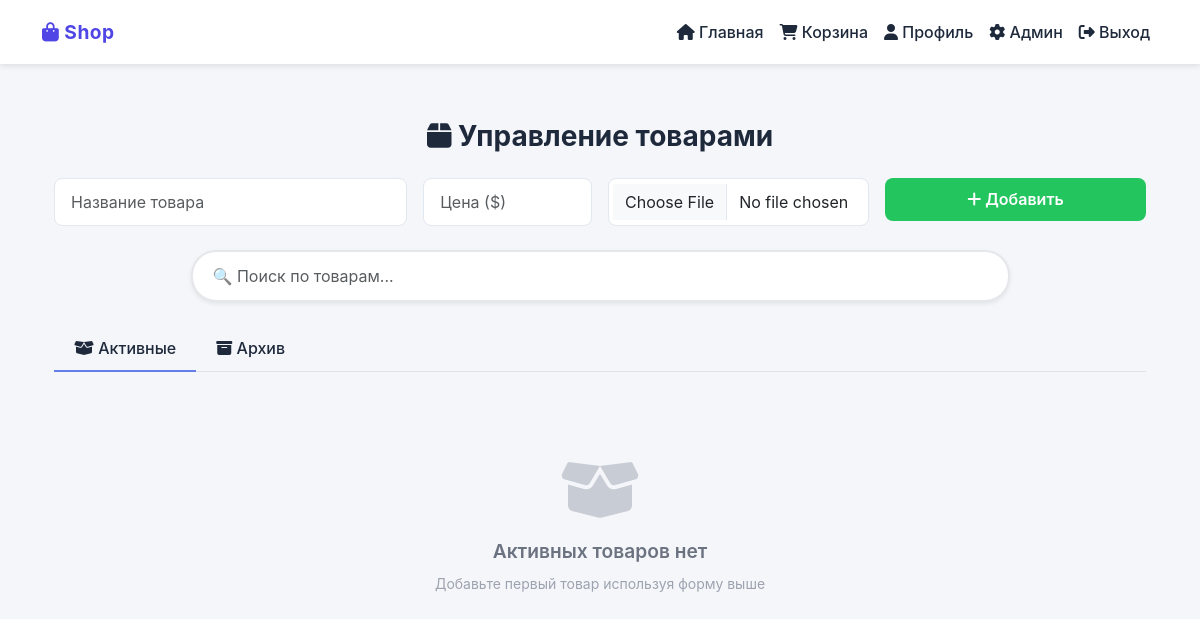
Page /admin/products (signed in) on the earlier database version.
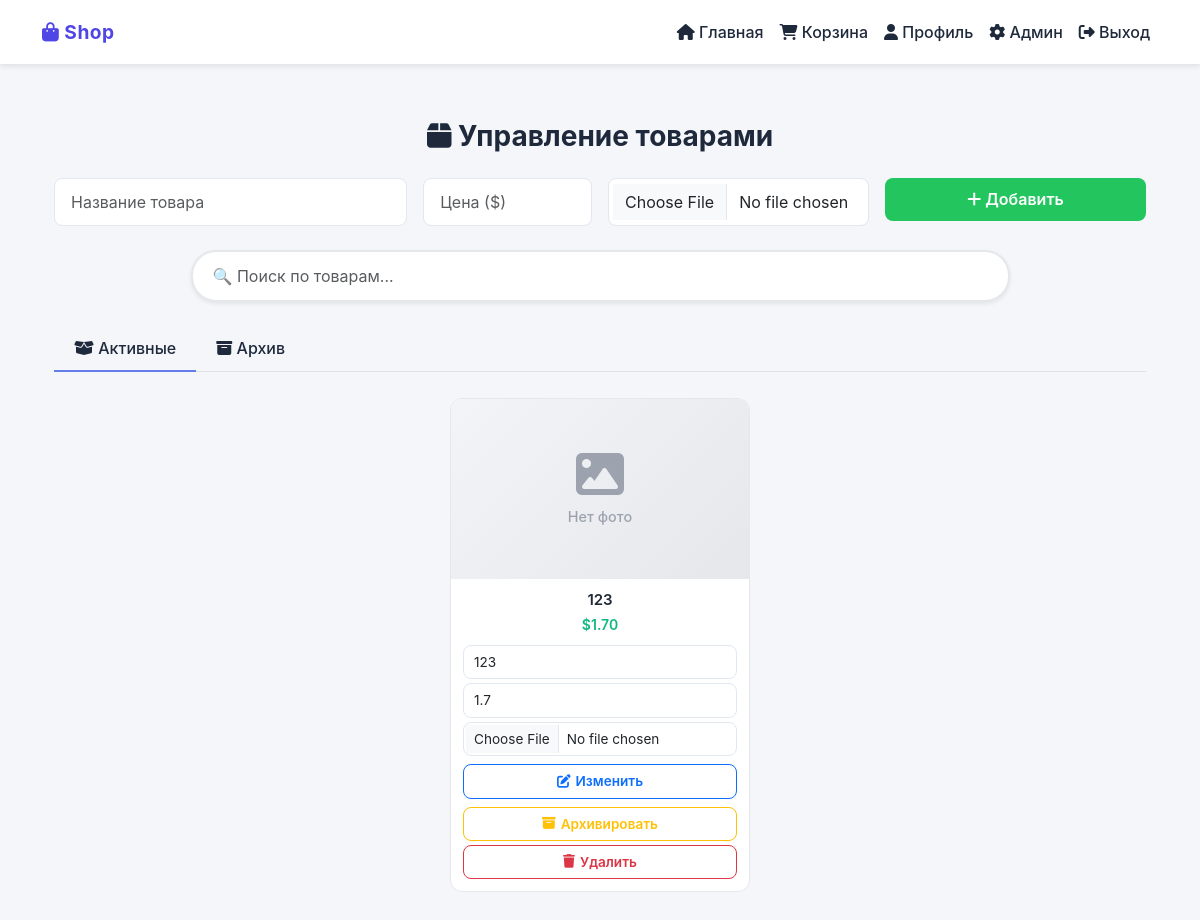
Same page on the later database version.
### app.py (models this page shows)
class Product(db.Model):
    __tablename__ = 'product'
    id = db.Column(db.Integer, primary_key=True)
    name = db.Column(db.String(100), nullable=False, index=True)
    price = db.Column(db.Float, nullable=False)
    image = db.Column(db.String(200))
    is_archived = db.Column(db.Boolean, default=False, index=True)
    order_items = db.relationship('OrderItem', backref='product', lazy='select', cascade='all, delete-orphan')

### app.py (the view)
@app.route('/admin/products')
@admin_required
def admin_products():
    products = Product.query.order_by(Product.id.desc()).all()
    for product in products:
        if product.image is None:
            product.image = ''
    return render_template('admin/products.html', products=products)

### app.py (called while the page is built, shortened)
def admin_required(f):
    @wraps(f)
    def wrapper(*args, **kwargs):
        if 'user_id' not in session:
            return redirect(url_for('login'))
        if session.get('role') != 'admin':  # Используем кэшированную роль из сессии
            flash('Доступ запрещен', 'danger')
            return redirect(url_for('index'))
        return f(*args, **kwargs)
    return wrapper

@app.before_request
def update_last_active():
    if 'user_id' not in session:
        return
    if request.endpoint and (request.endpoint.startswith('static') or request.path.startswith('/static/')):
        return
    last_update = session.get('_last_activity_update')
    now = datetime.utcnow()
    try:
        db.session.query(User).filter_by(id=session['user_id']).update({
            'last_active': now
        })
        db.session.commit()
        session['_last_activity_update'] = now.isoformat()
    except:
        db.session.rollback()

### templates/admin/products.html (shortened to what this page needs)
{% extends "base.html" %}
{% block content %}
<div class="container mt-4">
  <h3 class="mb-4 text-center"><i class="fas fa-box"></i> Управление товарами</h3>
  <form action="{{ url_for('add_product') }}" method="POST" enctype="multipart/form-data" class="row g-3 mb-4">
    <div class="col-md-4">
      <input type="text" name="name" class="form-control" placeholder="Название товара" required>
    </div>
    <div class="col-md-2">
      <input type="number" name="price" class="form-control" placeholder="Цена ($)" step="0.01" min="0" required>
    </div>
    <div class="col-md-3">
      <input type="file" name="image" class="form-control" accept="image/*">
    </div>
    <div class="col-md-3">
      <button type="submit" class="btn btn-success w-100">
        <i class="fas fa-plus"></i> Добавить
      </button>
    </div>
  </form>
  <div class="mb-4 text-center">
    <input type="text" id="searchInput" class="form-control w-75 mx-auto shadow-sm" placeholder="🔍 Поиск по товарам...">
  </div>
  <ul class="nav nav-tabs mb-3" id="productTabs">
    <li class="nav-item">
      <a class="nav-link active" data-bs-toggle="tab" href="#active-products">
        <i class="fas fa-box-open"></i> Активные
      </a>
    </li>
    <li class="nav-item">
      <a class="nav-link" data-bs-toggle="tab" href="#archived-products">
        <i class="fas fa-archive"></i> Архив
      </a>
    </li>
  </ul>
  <div class="tab-content">
    <div class="tab-pane fade show active" id="active-products">
      <div class="product-grid">
        {% for product in products if not product.is_archived %}
        <div class="product-card" data-name="{{ product.name|lower }}">
          {% if product.image and product.image != '' %}
            <img
              src="{{ url_for('static', filename=product.image | replace_slashes) }}"
              alt="{{ product.name }}"
              class="product-img"
              loading="lazy"
              onerror="this.onerror=null; this.src='https://via.placeholder.com/400x220/f1f5f9/94a3b8?text=Нет+фото';">
          {% else %}
            <div class="product-img no-image">
              <i class="fas fa-image"></i>
              <span>Нет фото</span>
            </div>
          {% endif %}
          <div class="card-body text-center">
            <h6 class="product-name">{{ product.name }}</h6>
            <p class="product-price">${{ "%.2f" | format(product.price) }}</p>
            <form action="{{ url_for('edit_product', product_id=product.id) }}" method="POST" enctype="multipart/form-data" class="mb-2">
              <input type="text" name="name" class="form-control form-control-sm mb-1" placeholder="Новое название" value="{{ product.name }}">
              <input type="number" name="price" class="form-control form-control-sm mb-1" placeholder="Новая цена" step="0.01" min="0" value="{{ product.price }}">
              <input type="file" name="image" class="form-control form-control-sm mb-2" accept="image/*">
              <button class="btn btn-sm btn-outline-primary w-100">
                <i class="fas fa-edit"></i> Изменить
              </button>
            </form>
            <a href="{{ url_for('archive_product', product_id=product.id) }}"
               class="btn btn-sm btn-outline-warning w-100 mb-1"
               onclick="return confirm('Переместить товар в архив?')">
              <i class="fas fa-archive"></i> Архивировать
            </a>
            <a href="{{ url_for('delete_product', product_id=product.id) }}"
               class="btn btn-sm btn-outline-danger w-100"
               onclick="return confirm('Удалить товар? Это действие нельзя отменить!')">
              <i class="fas fa-trash"></i> Удалить
            </a>
          </div>
        </div>
        {% else %}
          <div class="empty-state">
            <i class="fas fa-box-open"></i>
            <p>Активных товаров нет</p>
            <small>Добавьте первый товар используя форму выше</small>
          </div>
        {% endfor %}
      </div>
    </div>
  </div>
</div>
{% endblock %}

Differences in the rows shown:
added Product: name "123", price "1.70", price "1.7"
Other differences:
text no longer shown: "Активных товаров нет Добавьте первый товар используя форму выше"
